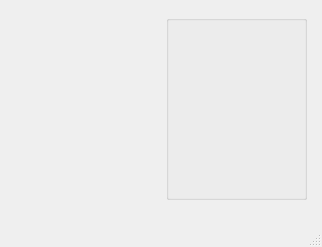
<?xml version="1.0" encoding="UTF-8"?>
<ui version="4.0">
 <class>MainWindow</class>
 <widget class="QMainWindow" name="MainWindow">
  <property name="geometry">
   <rect>
    <x>0</x>
    <y>0</y>
    <width>322</width>
    <height>247</height>
   </rect>
  </property>
  <property name="windowTitle">
   <string>MainWindow</string>
  </property>
  <widget class="QWidget" name="centralwidget">
   <layout class="QGridLayout" name="gridLayout_2">
    <property name="leftMargin">
     <number>15</number>
    </property>
    <property name="topMargin">
     <number>15</number>
    </property>
    <property name="rightMargin">
     <number>15</number>
    </property>
    <property name="bottomMargin">
     <number>15</number>
    </property>
    <property name="spacing">
     <number>10</number>
    </property>
    <item row="0" column="0">
     <widget class="QWidget" name="page_1" native="true">
      <property name="sizePolicy">
       <sizepolicy hsizetype="Preferred" vsizetype="MinimumExpanding">
        <horstretch>0</horstretch>
        <verstretch>0</verstretch>
       </sizepolicy>
      </property>
     </widget>
    </item>
    <item row="1" column="0" colspan="2">
     <widget class="QWidget" name="page_3" native="true">
      <property name="sizePolicy">
       <sizepolicy hsizetype="Minimum" vsizetype="Minimum">
        <horstretch>0</horstretch>
        <verstretch>0</verstretch>
       </sizepolicy>
      </property>
     </widget>
    </item>
    <item row="0" column="1">
     <widget class="QGroupBox" name="page_2">
      <property name="sizePolicy">
       <sizepolicy hsizetype="Preferred" vsizetype="MinimumExpanding">
        <horstretch>0</horstretch>
        <verstretch>0</verstretch>
       </sizepolicy>
      </property>
     </widget>
    </item>
   </layout>
  </widget>
  <widget class="QMenuBar" name="menubar">
   <property name="geometry">
    <rect>
     <x>0</x>
     <y>0</y>
     <width>322</width>
     <height>22</height>
    </rect>
   </property>
  </widget>
  <widget class="QStatusBar" name="statusbar"/>
 </widget>
 <resources/>
 <connections/>
</ui>
